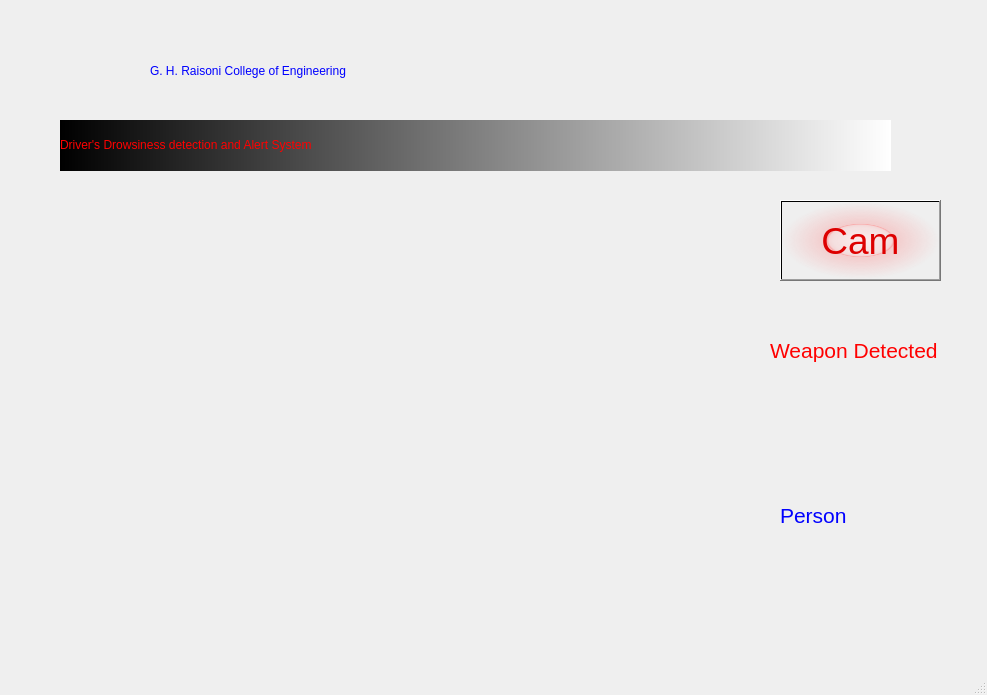
<?xml version="1.0" encoding="UTF-8"?>
<ui version="4.0">
 <class>MainWindow</class>
 <widget class="QMainWindow" name="MainWindow">
  <property name="geometry">
   <rect>
    <x>0</x>
    <y>0</y>
    <width>987</width>
    <height>695</height>
   </rect>
  </property>
  <property name="windowTitle">
   <string>MainWindow</string>
  </property>
  <widget class="QWidget" name="centralwidget">
   <widget class="QLabel" name="label">
    <property name="geometry">
     <rect>
      <x>150</x>
      <y>30</y>
      <width>771</width>
      <height>81</height>
     </rect>
    </property>
    <property name="styleSheet">
     <string notr="true">color: qlineargradient(spread:pad, x1:0.715909, y1:0.182, x2:0.721591, y2:0, stop:0 rgba(0, 0, 255, 255), stop:1 rgba(255, 255, 255, 255));font: 25pt &quot;Plantagenet Cherokee&quot;;
</string>
    </property>
    <property name="text">
     <string>G. H. Raisoni College of Engineering</string>
    </property>
   </widget>
   <widget class="QLabel" name="label_2">
    <property name="geometry">
     <rect>
      <x>60</x>
      <y>120</y>
      <width>831</width>
      <height>51</height>
     </rect>
    </property>
    <property name="styleSheet">
     <string notr="true">font: 30pt &quot;Plantagenet Cherokee&quot;;
background-color: qlineargradient(spread:pad, x1:0, y1:0, x2:1, y2:0, stop:0 rgba(0, 0, 0, 255), stop:1 rgba(255, 255, 255, 255));
color: rgb(255, 0, 0);</string>
    </property>
    <property name="text">
     <string>&lt;html&gt;&lt;head/&gt;&lt;body&gt;&lt;p&gt;Driver's Drowsiness detection and Alert System&lt;/p&gt;&lt;/body&gt;&lt;/html&gt;</string>
    </property>
   </widget>
   <widget class="QPushButton" name="CameraButton">
    <property name="geometry">
     <rect>
      <x>780</x>
      <y>200</y>
      <width>161</width>
      <height>81</height>
     </rect>
    </property>
    <property name="font">
     <font>
      <pointsize>28</pointsize>
      <weight>50</weight>
      <bold>false</bold>
     </font>
    </property>
    <property name="cursor">
     <cursorShape>PointingHandCursor</cursorShape>
    </property>
    <property name="statusTip">
     <string extracomment="Start/Stop Camera "/>
    </property>
    <property name="autoFillBackground">
     <bool>false</bool>
    </property>
    <property name="styleSheet">
     <string notr="true">color: qlineargradient(spread:pad, x1:0.715909, y1:0.182, x2:0.721591, y2:0, stop:0 rgba(221, 0, 0, 255), stop:1 rgba(255, 255, 255, 255));
background-color: qradialgradient(spread:pad, cx:0.5, cy:0.5, radius:0.5, fx:0.5, fy:0.5, stop:0 rgba(255, 235, 235, 206), stop:0.35 rgba(255, 188, 188, 80), stop:0.4 rgba(255, 162, 162, 80), stop:0.425 rgba(255, 132, 132, 156), stop:0.44 rgba(252, 128, 128, 80), stop:1 rgba(255, 255, 255, 0));</string>
    </property>
    <property name="text">
     <string>Cam</string>
    </property>
   </widget>
   <widget class="QLabel" name="label2">
    <property name="geometry">
     <rect>
      <x>780</x>
      <y>470</y>
      <width>161</width>
      <height>91</height>
     </rect>
    </property>
    <property name="font">
     <font>
      <pointsize>16</pointsize>
     </font>
    </property>
    <property name="styleSheet">
     <string notr="true">color: qlineargradient(spread:pad, x1:0.715909, y1:0.182, x2:0.721591, y2:0, stop:0 rgba(0, 0, 255, 255), stop:1 rgba(255, 255, 255, 255));</string>
    </property>
    <property name="text">
     <string>Person</string>
    </property>
   </widget>
   <widget class="QLabel" name="label1">
    <property name="geometry">
     <rect>
      <x>770</x>
      <y>300</y>
      <width>181</width>
      <height>101</height>
     </rect>
    </property>
    <property name="font">
     <font>
      <pointsize>16</pointsize>
     </font>
    </property>
    <property name="styleSheet">
     <string notr="true">color: qlineargradient(spread:pad, x1:0.715909, y1:0.182, x2:0.721591, y2:0, stop:0 rgba(255, 0, 0, 255), stop:1 rgba(255, 255, 255, 255));</string>
    </property>
    <property name="text">
     <string>Weapon Detected</string>
    </property>
   </widget>
   <widget class="QLabel" name="label_3">
    <property name="geometry">
     <rect>
      <x>10</x>
      <y>20</y>
      <width>131</width>
      <height>101</height>
     </rect>
    </property>
    <property name="text">
     <string/>
    </property>
    <property name="pixmap">
     <pixmap>logo.jpg</pixmap>
    </property>
   </widget>
   <widget class="QLabel" name="ImageToShow">
    <property name="geometry">
     <rect>
      <x>50</x>
      <y>180</y>
      <width>701</width>
      <height>471</height>
     </rect>
    </property>
    <property name="text">
     <string/>
    </property>
   </widget>
  </widget>
  <widget class="QMenuBar" name="menubar">
   <property name="geometry">
    <rect>
     <x>0</x>
     <y>0</y>
     <width>987</width>
     <height>21</height>
    </rect>
   </property>
  </widget>
  <widget class="QStatusBar" name="statusbar"/>
 </widget>
 <resources/>
 <connections/>
</ui>
